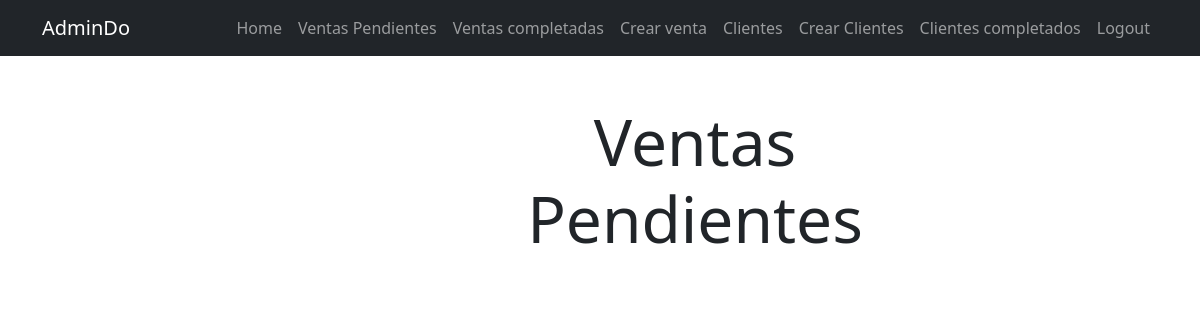
Before: /tasks/completed (signed in) with the older database file.
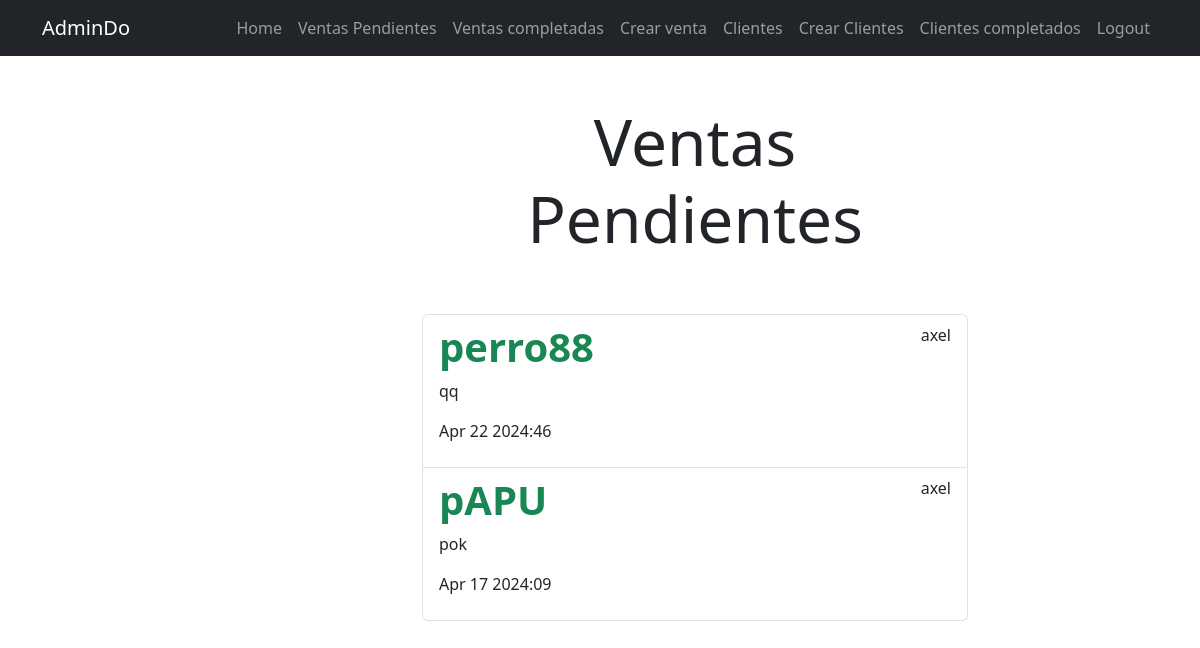
After: the same page with the newer database file.
### tasks/models.py (models this page shows, shortened)
class Task(models.Model):
    title = models.CharField(max_length=100)
    description = models.TextField(blank=True)
    price = models.DecimalField(max_digits=10, decimal_places=2)
    created = models.DateTimeField(auto_now_add=True)
    datecompleted = models.DateTimeField(null=True, blank=True)
    important = models.BooleanField(default=False)
    user = models.ForeignKey(User, on_delete=models.CASCADE)

### tasks/views.py (the view)
# urls.py: path("tasks/completed", views.tasks_completed, name="tasks_completed"),
@login_required
def tasks_completed(request):
    tasks = Task.objects.filter(user=request.user,
        datecompleted__isnull=False).order_by
    ("-datecompleted")
    return render(request, "tasks.html", {"tasks": tasks})

### tasks/templates/tasks.html (shortened to what this page needs)
{% extends 'base.html' %}
{% block content %}
<main class="container">
    <div class="row">
        <div class="col-md-6 offset-md-4">
            <h1 class="text-center display-3 py-5">Ventas Pendientes</h1>
                <ul class="list-group">
                    {% for task in tasks %}
                    <a class="list-group-item" href="{% url 'task_detail' task.id %}">
                        <header class="d-flex justify-content-between">
                            {% if task.important %}
                            <h1 class="fw-bold text-success">{{ task.title }}</h1>
                            {% else %}
                            <h1 class="fw-bold">{{ task.title }}</h1>
                            {% endif %}
                            <p>{{ task.user.username }}</p>
                        </header>
                            <p>{{ task.description }}</p>
                            <p>{{ task.datecompleted|date:'M j Y:i' }}</p>
                        </a>
                    {% endfor %}
                </ul>
        </div>
    </div>
</main>
{% endblock %}

Changed rows visible on the page:
now on this page (row edited): Task: title "perro88", user.username "axel", description "qq", datecompleted "Apr 22 2024:46"
added Task: title "pAPU", user.username "axel", description "pok", datecompleted "Apr 17 2024:09"
